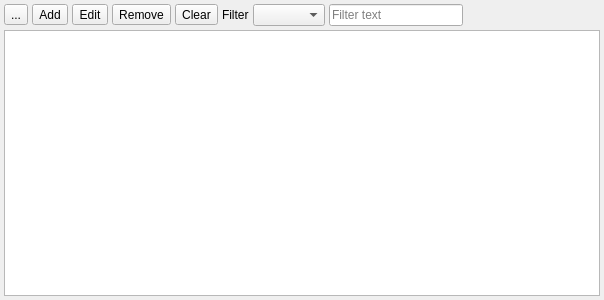
<?xml version="1.0" encoding="UTF-8"?>
<ui version="4.0">
 <class>CoAPPayloadView</class>
 <widget class="QWidget" name="CoAPPayloadView">
  <property name="geometry">
   <rect>
    <x>0</x>
    <y>0</y>
    <width>604</width>
    <height>300</height>
   </rect>
  </property>
  <property name="windowTitle">
   <string notr="true">Form</string>
  </property>
  <layout class="QGridLayout" name="gridLayout">
   <property name="leftMargin">
    <number>4</number>
   </property>
   <property name="topMargin">
    <number>4</number>
   </property>
   <property name="rightMargin">
    <number>4</number>
   </property>
   <property name="bottomMargin">
    <number>4</number>
   </property>
   <property name="spacing">
    <number>4</number>
   </property>
   <item row="1" column="0">
    <widget class="QTableView" name="tableView"/>
   </item>
   <item row="0" column="0">
    <layout class="QHBoxLayout" name="horizontalLayout">
     <item>
      <widget class="QToolButton" name="toolButtonColumns">
       <property name="text">
        <string>...</string>
       </property>
      </widget>
     </item>
     <item>
      <widget class="QToolButton" name="toolButtonAdd">
       <property name="text">
        <string>Add</string>
       </property>
       <property name="toolButtonStyle">
        <enum>Qt::ToolButtonStyle::ToolButtonTextBesideIcon</enum>
       </property>
      </widget>
     </item>
     <item>
      <widget class="QToolButton" name="toolButtonEdit">
       <property name="text">
        <string>Edit</string>
       </property>
       <property name="toolButtonStyle">
        <enum>Qt::ToolButtonStyle::ToolButtonTextBesideIcon</enum>
       </property>
      </widget>
     </item>
     <item>
      <widget class="QToolButton" name="toolButtonRemove">
       <property name="text">
        <string>Remove</string>
       </property>
       <property name="toolButtonStyle">
        <enum>Qt::ToolButtonStyle::ToolButtonTextBesideIcon</enum>
       </property>
      </widget>
     </item>
     <item>
      <widget class="QToolButton" name="toolButtonClear">
       <property name="text">
        <string>Clear</string>
       </property>
       <property name="toolButtonStyle">
        <enum>Qt::ToolButtonStyle::ToolButtonTextBesideIcon</enum>
       </property>
      </widget>
     </item>
     <item>
      <widget class="QLabel" name="label_2">
       <property name="text">
        <string>Filter</string>
       </property>
      </widget>
     </item>
     <item>
      <widget class="QComboBox" name="comboBoxFormats"/>
     </item>
     <item>
      <widget class="QLineEdit" name="lineEditFilter">
       <property name="placeholderText">
        <string>Filter text</string>
       </property>
       <property name="clearButtonEnabled">
        <bool>true</bool>
       </property>
      </widget>
     </item>
     <item>
      <widget class="QLabel" name="label">
       <property name="sizePolicy">
        <sizepolicy hsizetype="Expanding" vsizetype="Preferred">
         <horstretch>0</horstretch>
         <verstretch>0</verstretch>
        </sizepolicy>
       </property>
       <property name="text">
        <string notr="true"/>
       </property>
      </widget>
     </item>
    </layout>
   </item>
  </layout>
 </widget>
 <resources/>
 <connections/>
</ui>
